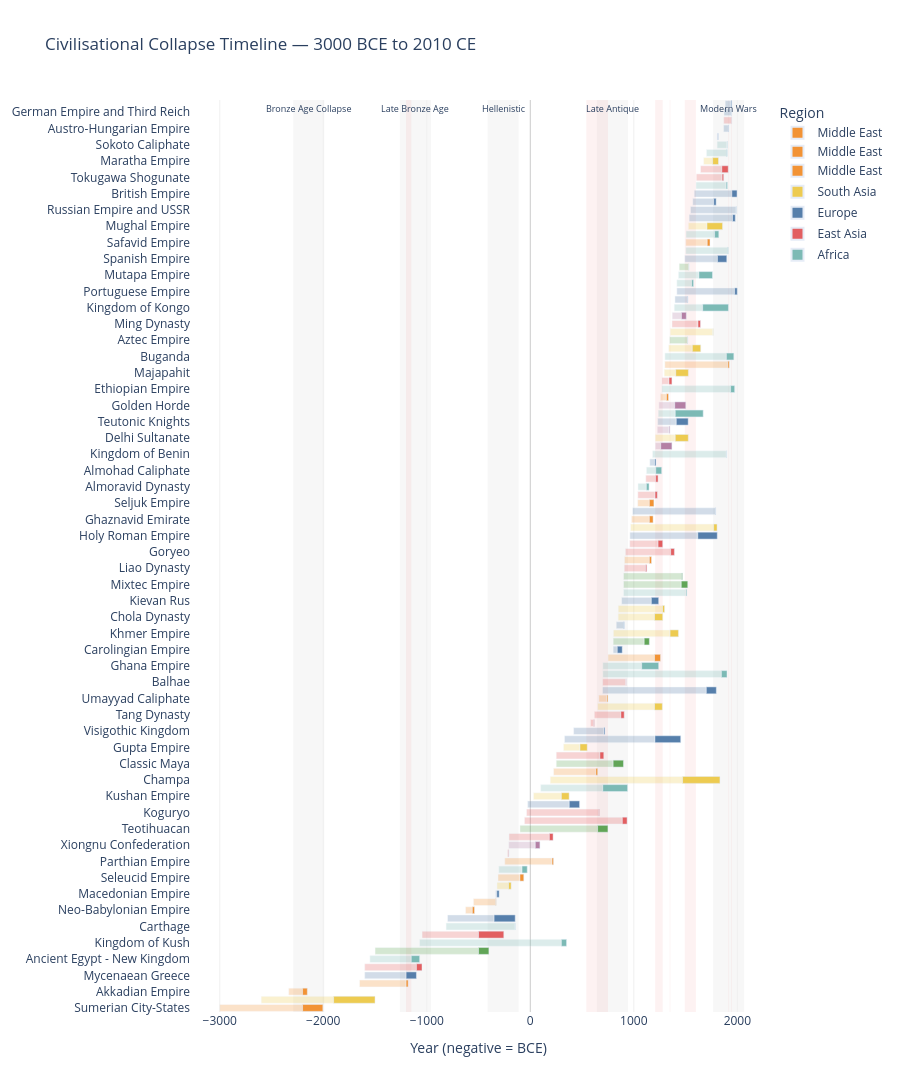

The notebook cell this image was saved under:
### Code cell
def build_collapse_timeline(df, stressors, region_filter=None,
                             era_filter=None, show_stressors=True):
    """
    Interactive Gantt-style timeline showing civilisation lifespans
    and collapse windows. Returns a Plotly figure.
    """
    plot_df = df.copy()

    if region_filter:
        plot_df = plot_df[plot_df['region'].isin(region_filter)]
    if era_filter:
        plot_df = plot_df[plot_df['founding_era'].isin(era_filter)]

    plot_df = plot_df.sort_values('founded_year')

    fig = go.Figure()

    for i, (_, row) in enumerate(plot_df.iterrows()):
        colour = REGION_COLOURS.get(row['region'], '#999999')

        # Full lifespan bar — faint
        fig.add_trace(go.Bar(
            x=[row['collapse_start_year'] - row['founded_year']],
            y=[row['name']],
            base=[row['founded_year']],
            orientation='h',
            marker_color=colour,
            opacity=0.25,
            showlegend=False,
            hoverinfo='skip'
        ))

        # Collapse window — bold
        hover_text = (
            f"<b>{row['name']}</b><br>"
            f"Founded: {abs(int(row['founded_year']))} "
            f"{'BCE' if row['founded_year'] < 0 else 'CE'}<br>"
            f"Collapse: {abs(int(row['collapse_start_year']))}–"
            f"{abs(int(row['collapse_end_year']))} "
            f"{'BCE' if row['collapse_end_year'] < 0 else 'CE'}<br>"
            f"Duration: {int(row['collapse_duration_years'])} years<br>"
            f"Lifespan: {int(row['lifespan_years'])} years<br>"
            f"Trigger: {row['primary_collapse_trigger']}<br>"
            f"Peak population: {row['peak_population_m']}M<br>"
            f"Survival probability: {row.get('survival_probability', 0):.1%}"
        )

        fig.add_trace(go.Bar(
            x=[row['collapse_duration_years']],
            y=[row['name']],
            base=[row['collapse_start_year']],
            orientation='h',
            marker_color=colour,
            opacity=0.95,
            name=row['region'],
            showlegend=i < len(REGION_COLOURS),
            legendgroup=row['region'],
            hovertemplate=hover_text + '<extra></extra>'
        ))

    # Cluster period shading
    cluster_years = [-2140, -1110, -263, 793, 1915]
    cluster_labels = ['Bronze Age\nCollapse', 'Late Bronze Age',
                      'Hellenistic', 'Late Antique', 'Modern Wars']

    for cy, cl in zip(cluster_years, cluster_labels):
        fig.add_vrect(
            x0=cy-150, x1=cy+150,
            fillcolor='rgba(200,200,200,0.15)',
            layer='below', line_width=0,
            annotation_text=cl,
            annotation_position='top',
            annotation_font_size=9
        )

    # Stressor overlay
    if show_stressors:
        for _, s in stressors[stressors['severity'] == 'catastrophic'].iterrows():
            fig.add_vrect(
                x0=s['start_year'], x1=s['end_year'],
                fillcolor='rgba(229,87,89,0.08)',
                layer='below', line_width=0
            )

    fig.update_layout(
        title='Civilisational Collapse Timeline — 3000 BCE to 2010 CE',
        xaxis_title='Year (negative = BCE)',
        barmode='overlay',
        height=max(500, len(plot_df) * 22),
        bargap=0.15,
        plot_bgcolor='white',
        paper_bgcolor='white',
        legend=dict(
            title='Region',
            itemsizing='constant',
            tracegroupgap=2
        ),
        xaxis=dict(
            showgrid=True,
            gridcolor='#f0f0f0',
            zeroline=True,
            zerolinecolor='#cccccc',
            zerolinewidth=1
        )
    )

    return fig


# Test it
fig_timeline = build_collapse_timeline(df, stressors)
fig_timeline.show()
fig_timeline.write_html("../data/processed/viz_timeline.html")
print("Timeline chart built and saved")
